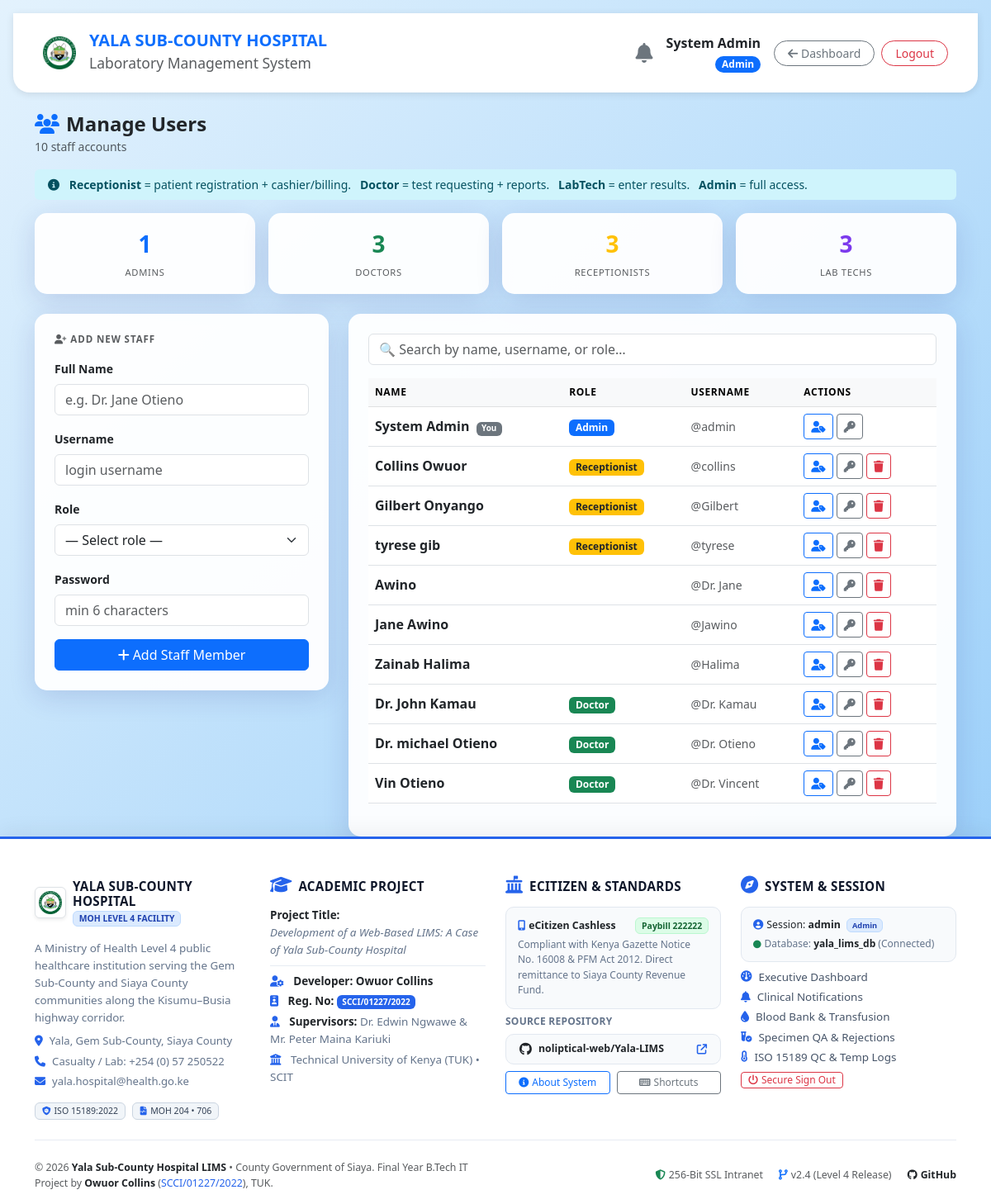
The page /manage_users.php (signed in) on the database its author committed.
### tables this page shows
CREATE TABLE `users` (
  `user_id` int(11) NOT NULL AUTO_INCREMENT,
  `username` varchar(50) NOT NULL,
  `password` varchar(255) NOT NULL,
  `full_name` varchar(100) NOT NULL,
  `role` enum('Admin','Receptionist','LabTech','Doctor') NOT NULL,
  `created_at` timestamp NOT NULL DEFAULT current_timestamp(),
  PRIMARY KEY (`user_id`),
  UNIQUE KEY `username` (`username`)
);

### manage_users.php (the view, shortened to what this page needs)
<?php
require_once 'includes/db_connect.php';
$validRoles = ['Doctor', 'Receptionist', 'LabTech', 'Admin'];
$myId = intval($_SESSION['id'] ?? 0);
function users_col($conn, $col) {
    $r = $conn->query("SELECT COUNT(*) as n FROM information_schema.COLUMNS
                       WHERE TABLE_SCHEMA=DATABASE() AND TABLE_NAME='users' AND COLUMN_NAME='$col'");
    return $r && $r->fetch_assoc()['n'] > 0;
}
$has_created_at = users_col($conn, 'created_at');
$select_cols = "user_id, full_name, username, role";
if ($has_created_at) $select_cols .= ", created_at";
$users = [];
$res = $conn->query("SELECT $select_cols FROM users ORDER BY role, full_name");
if ($res) {
    $users = $res->fetch_all(MYSQLI_ASSOC);
} else {
    $res2 = $conn->query("SELECT user_id, full_name, username, role FROM users ORDER BY role, full_name");
    if ($res2) $users = $res2->fetch_all(MYSQLI_ASSOC);
}
$roleCounts = array_fill_keys($validRoles, 0);
foreach ($users as $u) {
    if (isset($roleCounts[$u['role']])) $roleCounts[$u['role']]++;
}
include 'includes/header.php';
?>
<div class="d-flex justify-content-between align-items-center mb-3">
    <div>
        <h4 class="fw-bold mb-0"><i class="fa-solid fa-users me-2 text-primary"></i>Manage Users</h4>
        <small class="text-muted"><?= count($users) ?> staff account<?= count($users) != 1 ? 's' : '' ?></small>
    </div>
</div>
<div class="alert alert-info border-0 py-2 mb-3 small">
    <i class="fa-solid fa-circle-info me-2"></i>
    <strong>Receptionist</strong> = patient registration + cashier/billing. &nbsp;
    <strong>Doctor</strong> = test requesting + reports. &nbsp;
    <strong>LabTech</strong> = enter results. &nbsp;
    <strong>Admin</strong> = full access.
</div>
<div class="row g-3 mb-4">
    <div class="col-6 col-md-3">
        <div class="glass-card p-3 text-center">
            <div class="fw-bold fs-3 text-primary"><?= $roleCounts['Admin'] ?></div>
            <small class="text-muted text-uppercase" style="font-size:.7rem;letter-spacing:.06em">Admins</small>
        </div>
    </div>
    <div class="col-6 col-md-3">
        <div class="glass-card p-3 text-center">
            <div class="fw-bold fs-3 text-success"><?= $roleCounts['Doctor'] ?></div>
            <small class="text-muted text-uppercase" style="font-size:.7rem;letter-spacing:.06em">Doctors</small>
        </div>
    </div>
    <div class="col-6 col-md-3">
        <div class="glass-card p-3 text-center">
            <div class="fw-bold fs-3 text-warning"><?= $roleCounts['Receptionist'] ?></div>
            <small class="text-muted text-uppercase" style="font-size:.7rem;letter-spacing:.06em">Receptionists</small>
        </div>
    </div>
    <div class="col-6 col-md-3">
        <div class="glass-card p-3 text-center">
            <div class="fw-bold fs-3" style="color:#7c3aed"><?= $roleCounts['LabTech'] ?></div>
            <small class="text-muted text-uppercase" style="font-size:.7rem;letter-spacing:.06em">Lab Techs</small>
        </div>
    </div>
</div>
<div class="row g-4">
    <div class="col-md-4">
        <div class="glass-card p-4">
            <h6 class="text-uppercase fw-bold text-muted mb-3" style="font-size:.72rem;letter-spacing:.08em">
                <i class="fa-solid fa-user-plus me-1"></i>Add New Staff
            </h6>
            <form method="POST">
                <div class="mb-3">
                    <label class="form-label small fw-semibold">Full Name</label>
                    <input name="full_name" class="form-control" placeholder="e.g. Dr. Jane Otieno" required>
                </div>
                <div class="mb-3">
                    <label class="form-label small fw-semibold">Username</label>
                    <input name="username" class="form-control" placeholder="login username" required>
                </div>
                <div class="mb-3">
                    <label class="form-label small fw-semibold">Role</label>
                    <select name="role" class="form-select" required>
                        <option value="">— Select role —</option>
                    </select>
                </div>
                <div class="mb-3">
                    <label class="form-label small fw-semibold">Password</label>
                    <input name="password" type="password" class="form-control"
                        placeholder="min 6 characters" required minlength="6">
                </div>
                <button name="add_user" class="btn btn-primary w-100">
                    <i class="fa-solid fa-plus me-1"></i>Add Staff Member
                </button>
            </form>
        </div>
    </div>
    <div class="col-md-8">
        <div class="glass-card p-4">
            <div class="mb-3">
                <input type="text" id="searchInput" class="form-control"
                    placeholder="🔍 Search by name, username, or role…"
                    oninput="filterTable()">
            </div>
            <?php if (empty($users)): ?>
            <div class="text-center py-4 text-muted">
                <i class="fa-solid fa-users fa-2x mb-2 opacity-25"></i>
                <p class="small">No staff accounts found. Add the first one using the form on the left.</p>
            </div>
            <?php else: ?>
            <div class="table-responsive">
                <table class="table table-hover align-middle" id="usersTable">
                    <thead class="table-light">
                        <tr>
                            <th style="font-size:.75rem;text-transform:uppercase;letter-spacing:.05em">Name</th>
                            <th style="font-size:.75rem;text-transform:uppercase;letter-spacing:.05em">Role</th>
                            <th style="font-size:.75rem;text-transform:uppercase;letter-spacing:.05em">Username</th>
                            <th style="font-size:.75rem;text-transform:uppercase;letter-spacing:.05em">Actions</th>
                        </tr>
                    </thead>
                    <tbody>
                    <?php foreach ($users as $u):
                        $isSelf     = ($u['user_id'] == $myId);
                        $badgeClass = match($u['role'] ?? '') {
                            'Admin'        => 'bg-primary',
                            'Doctor'       => 'bg-success',
                            'Receptionist' => 'bg-warning text-dark',
                            'LabTech'      => 'bg-purple',
                            default        => 'bg-danger',
                        };
                    ?>
                        <tr>
                            <td>
                                <div class="fw-semibold">
                                    <?= htmlspecialchars($u['full_name']) ?>
                                    <?php if ($isSelf): ?><span class="badge bg-secondary ms-1" style="font-size:.62rem">You</span><?php endif; ?>
                                </div>
                            </td>
                            <td>
                                <?php if (!empty($u['role'])): ?>
                                    <span class="badge <?= $badgeClass ?>"><?= htmlspecialchars($u['role']) ?></span>
                                <?php else: ?>
                                    <span class="badge bg-danger">
                                        <i class="fa-solid fa-triangle-exclamation me-1"></i>No Role
                                    </span>
                                <?php endif; ?>
                            </td>
                            <td><small class="text-muted">@<?= htmlspecialchars($u['username']) ?></small></td>
                            <td>
                                <div class="d-flex gap-1">
                                    <button class="btn btn-outline-primary btn-sm" title="Change Role"
                                        onclick="openRole(<?= $u['user_id'] ?>, '<?= htmlspecialchars($u['role'] ?? '') ?>', '<?= htmlspecialchars(addslashes($u['full_name'])) ?>')">
                                        <i class="fa-solid fa-user-tag"></i>
                                    </button>
                                    <button class="btn btn-outline-secondary btn-sm" title="Reset Password"
                                        onclick="openPwd(<?= $u['user_id'] ?>, '<?= htmlspecialchars(addslashes($u['full_name'])) ?>')">
                                        <i class="fa-solid fa-key"></i>
                                    </button>
                                    <?php if (!$isSelf): ?>
                                    <form method="POST" style="display:inline"
                                        onsubmit="return confirm('Delete <?= htmlspecialchars(addslashes($u['full_name'])) ?>? This cannot be undone.')">
                                        <button name="delete_user" class="btn btn-outline-danger btn-sm" title="Delete">
                                            <i class="fa-solid fa-trash"></i>
                                        </button>
                                    </form>
                                    <?php endif; ?>
                                </div>
                            </td>
                        </tr>
                    <?php endforeach; ?>
                    </tbody>
                </table>
            </div>
            <?php endif; ?>
        </div>
    </div>
</div>
<?php include 'includes/footer.php'; ?>

### includes/header.php (style rules this page uses)
body { background: linear-gradient(135deg,#E3F2FD 0%,#90CAF9 100%); min-height: 100vh; display: flex; flex-direction: column; font-family:'Segoe UI',Tahoma,Geneva,Verdana,sans-serif; }
.glass-card { background: rgba(255,255,255,0.95); border: none; border-radius: 15px; box-shadow: 0 8px 32px rgba(31,38,135,0.15); transition: transform 0.3s ease; }

### rows shown on the page
users: user_id "3", full_name "tyrese gib", role "Receptionist", username "tyrese"
users: full_name "System Admin", shows "You", role "Admin", username "admin"
users: full_name "Collins Owuor", role "Receptionist", username "collins"
users: full_name "Gilbert Onyango", role "Receptionist", username "Gilbert"
users: full_name "Awino", username "Dr. Jane"
users: full_name "Jane Awino", username "Jawino"
users: full_name "Zainab Halima", username "Halima"
users: full_name "Dr. John Kamau", role "Doctor", username "Dr. Kamau"
users: full_name "Dr. michael Otieno", role "Doctor", username "Dr. Otieno"
users: full_name "Vin Otieno", role "Doctor", username "Dr. Vincent"

### other values the page prints
$_SESSION['full_name'] "System Admin"
$_SESSION['role'] "Admin"
count($users) "10"
$roleCounts['Admin'] "1"
$_SESSION['username'] "admin"
